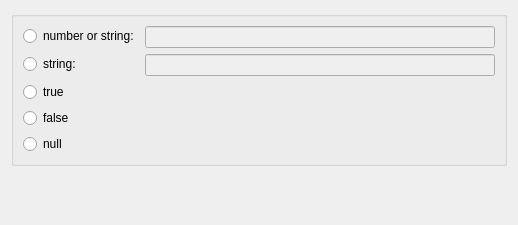
<?xml version="1.0" encoding="UTF-8"?>
<!--
######################################################################################################################
# Copyright (C) 2017-2022 Spine project consortium
# This file is part of Spine Toolbox.
# Spine Toolbox is free software: you can redistribute it and\/or modify it under the terms of the GNU Lesser General
# Public License as published by the Free Software Foundation, either version 3 of the License, or (at your option)
# any later version. This program is distributed in the hope that it will be useful, but WITHOUT ANY WARRANTY;
# without even the implied warranty of MERCHANTABILITY or FITNESS FOR A PARTICULAR PURPOSE. See the GNU Lesser General
# Public License for more details. You should have received a copy of the GNU Lesser General Public License along with
# this program. If not, see <http:\/\/www.gnu.org\/licenses\/>.
######################################################################################################################
-->
<ui version="4.0">
 <class>PlainParameterValueEditor</class>
 <widget class="QWidget" name="PlainParameterValueEditor">
  <property name="geometry">
   <rect>
    <x>0</x>
    <y>0</y>
    <width>518</width>
    <height>225</height>
   </rect>
  </property>
  <property name="windowTitle">
   <string>Form</string>
  </property>
  <layout class="QVBoxLayout" name="verticalLayout">
   <item>
    <widget class="QGroupBox" name="groupBox">
     <property name="title">
      <string/>
     </property>
     <property name="checkable">
      <bool>false</bool>
     </property>
     <layout class="QFormLayout" name="formLayout">
      <item row="0" column="0">
       <widget class="QRadioButton" name="radioButton_number_or_string">
        <property name="text">
         <string>number or string:</string>
        </property>
       </widget>
      </item>
      <item row="0" column="1">
       <widget class="QLineEdit" name="value_edit">
        <property name="enabled">
         <bool>false</bool>
        </property>
        <property name="maximumSize">
         <size>
          <width>16777215</width>
          <height>23</height>
         </size>
        </property>
       </widget>
      </item>
      <item row="1" column="0">
       <widget class="QRadioButton" name="radioButton_string">
        <property name="text">
         <string>string:</string>
        </property>
       </widget>
      </item>
      <item row="2" column="0">
       <widget class="QRadioButton" name="radioButton_true">
        <property name="text">
         <string>true</string>
        </property>
       </widget>
      </item>
      <item row="3" column="0">
       <widget class="QRadioButton" name="radioButton_false">
        <property name="text">
         <string>false</string>
        </property>
       </widget>
      </item>
      <item row="4" column="0">
       <widget class="QRadioButton" name="radioButton_null">
        <property name="text">
         <string>null</string>
        </property>
       </widget>
      </item>
      <item row="1" column="1">
       <widget class="QLineEdit" name="string_value_edit">
        <property name="enabled">
         <bool>false</bool>
        </property>
       </widget>
      </item>
     </layout>
    </widget>
   </item>
   <item>
    <spacer name="verticalSpacer">
     <property name="orientation">
      <enum>Qt::Vertical</enum>
     </property>
     <property name="sizeHint" stdset="0">
      <size>
       <width>20</width>
       <height>40</height>
      </size>
     </property>
    </spacer>
   </item>
  </layout>
 </widget>
 <resources/>
 <connections/>
</ui>
